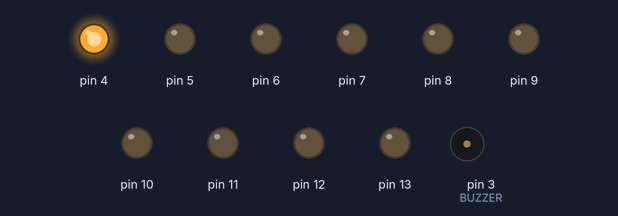
Bench run of a sketch on a simulated Arduino Uno, built with avr-gcc and run on an emulated ATmega328P. Shown: output pins drawn as LEDs (lit = HIGH), buzzer (waves = sounding).

Above: at 0.02 s.
At 0.37 s:
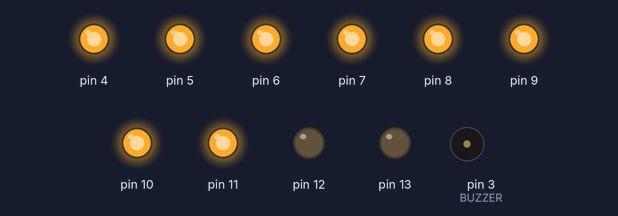
At 0.72 s:
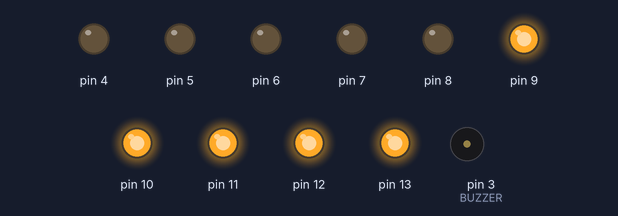
At 1.47 s:
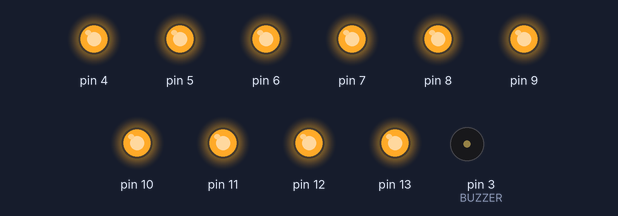
At 2.17 s:
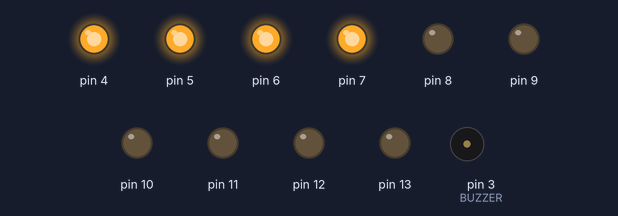
At 2.92 s:
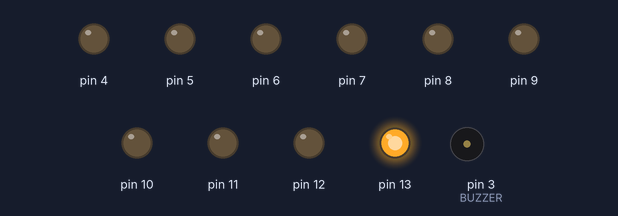
Timing chart, 0 to 3.2 s (numbered marks = the images above):
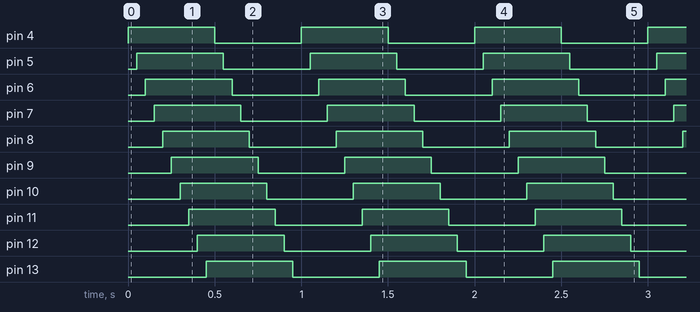

The sketch:

RoundLedsWithBuzzer.ino
```cpp
const static int BUZZER = 3;
const static int FIRST_LED = 4;
const static int LAST_LED = 13;
const static unsigned long DELAY = 50;

void setup() {
  for (int pin = FIRST_LED; pin <= LAST_LED; pin++) {
    pinMode(pin, OUTPUT);
  }
}

void loop() {
  tone(BUZZER, 2000, 3);
  for (int pin = FIRST_LED; pin <= LAST_LED; pin++) {
    digitalWrite(pin, HIGH);
    delay(DELAY);
  }


  for (int pin = FIRST_LED; pin <= LAST_LED; pin++) {
    digitalWrite(pin, LOW);
    delay(DELAY);
  }

}
```

Measured:
- by itself, pin 4–13: alternates HIGH for 0.50 s and LOW for 0.50 s
- by itself, everything shown: repeats every 1.0 s, in 20 steps
